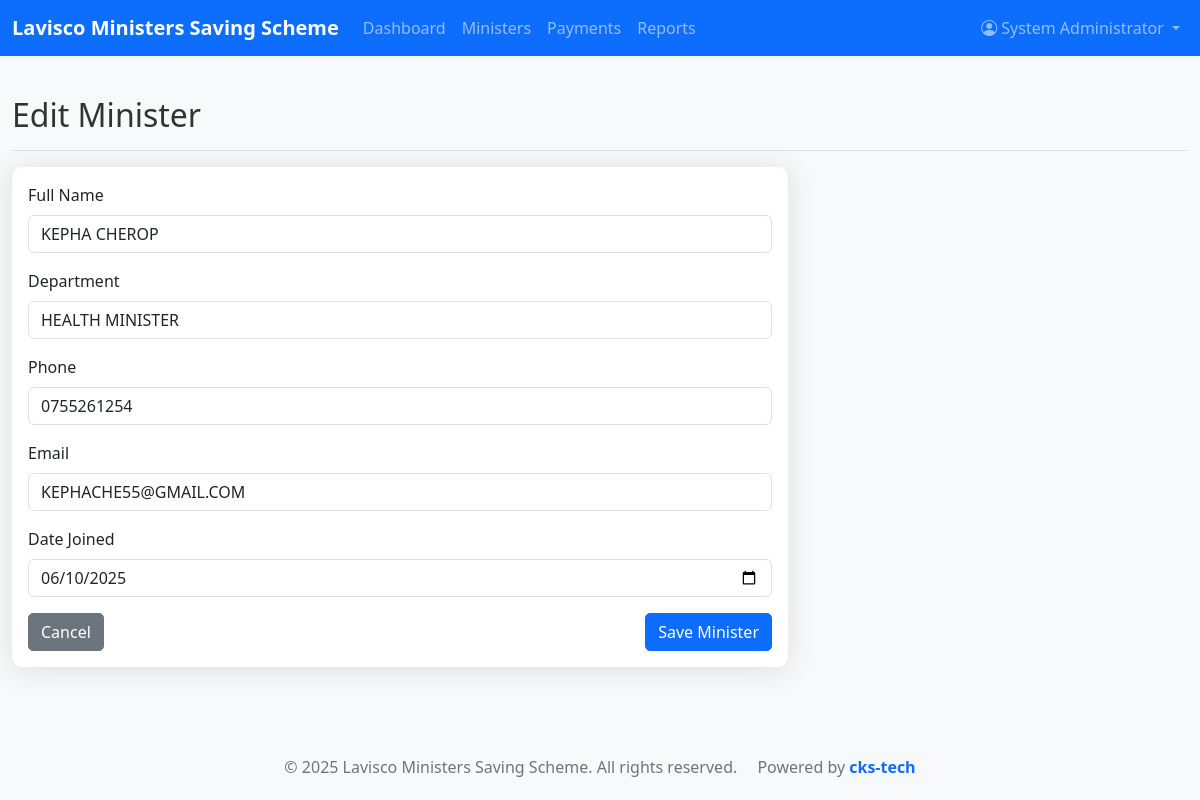
The app's page /ministers/edit/1 (signed in) with its own data.
### models.py (models this page shows, shortened)
class User(UserMixin, db.Model):
    id = db.Column(db.Integer, primary_key=True)
    username = db.Column(db.String(64), index=True, unique=True)
    email = db.Column(db.String(120), index=True, unique=True)
    password_hash = db.Column(db.String(128))
    full_name = db.Column(db.String(100))
    created_at = db.Column(db.DateTime, default=datetime.utcnow)

class Minister(db.Model):
    id = db.Column(db.Integer, primary_key=True)
    full_name = db.Column(db.String(100), nullable=False)
    department = db.Column(db.String(100))
    phone = db.Column(db.String(20))
    email = db.Column(db.String(120))
    date_joined = db.Column(db.Date, default=datetime.utcnow().date())
    total_savings = db.Column(db.Float, default=0.0)
    created_at = db.Column(db.DateTime, default=datetime.utcnow)
    updated_at = db.Column(db.DateTime, default=datetime.utcnow, onupdate=datetime.utcnow)
    payments = db.relationship('Payment', backref='minister', lazy='dynamic', cascade='all, delete-orphan')

### routes.py (the view, shortened to what this page needs)
    @app.route('/ministers/edit/<int:id>', methods=['GET', 'POST'])
    @login_required
    def edit_minister(id):
        minister = Minister.query.get_or_404(id)
        form = MinisterForm(obj=minister)
        return render_template('minister_form.html', title='Edit Minister', form=form, minister=minister)

### forms.py
class MinisterForm(FlaskForm):
    full_name = StringField('Full Name', validators=[DataRequired(), Length(min=2, max=100)])
    department = StringField('Department', validators=[Optional(), Length(max=100)])
    phone = StringField('Phone', validators=[Optional(), Length(max=20)])
    email = StringField('Email', validators=[Optional(), Email()])
    date_joined = DateField('Date Joined', validators=[DataRequired()])
    submit = SubmitField('Save Minister')

### app.py (called while the page is built)
def create_app(config_class=Config):
    app = Flask(__name__)
    app.config.from_object(config_class)
    db.init_app(app)
    migrate = Migrate(app, db)
    login_manager = LoginManager()
    login_manager.init_app(app)
    login_manager.login_view = 'login'
    login_manager.login_message = 'Please log in to access this page.'
    @login_manager.user_loader
    def load_user(id):
        return User.query.get(int(id))
    from routes import init_routes
    init_routes(app)
    with app.app_context():
        db.create_all()
        if User.query.filter_by(username='admin').first() is None:
            admin = User(
                username='admin',
                email='admin@lavisco.com',
                full_name='System Administrator'
            )
            admin.set_password('admin123')
            db.session.add(admin)
            db.session.commit()
    return app

### templates/minister_form.html (shortened to what this page needs)
{% extends "base.html" %}
{% block content %}
<div class="d-flex justify-content-between flex-wrap flex-md-nowrap align-items-center pt-3 pb-2 mb-3 border-bottom">
    <h1 class="h2">{% if minister %}Edit Minister{% else %}Add New Minister{% endif %}</h1>
</div>
<div class="row">
    <div class="col-md-8">
        <div class="card">
            <div class="card-body">
                <form method="POST">
                    <div class="mb-3">
                        {{ form.full_name.label(class="form-label") }}
                        {{ form.full_name(class="form-control") }}
                    </div>
                    <div class="mb-3">
                        {{ form.department.label(class="form-label") }}
                        {{ form.department(class="form-control") }}
                    </div>
                    <div class="mb-3">
                        {{ form.phone.label(class="form-label") }}
                        {{ form.phone(class="form-control") }}
                    </div>
                    <div class="mb-3">
                        {{ form.email.label(class="form-label") }}
                        {{ form.email(class="form-control") }}
                    </div>
                    <div class="mb-3">
                        {{ form.date_joined.label(class="form-label") }}
                        {{ form.date_joined(class="form-control") }}
                    </div>
                    <div class="d-flex justify-content-between">
                        <a href="{{ url_for('ministers') }}" class="btn btn-secondary">Cancel</a>
                        {{ form.submit(class="btn btn-primary") }}
                    </div>
                </form>
            </div>
        </div>
    </div>
</div>
{% endblock %}

### templates/base.html (shortened to what this page needs)
<!DOCTYPE html>
<html lang="en">
<head>
    <link href="https://cdn.jsdelivr.net/npm/bootstrap@5.3.0/dist/css/bootstrap.min.css" rel="stylesheet">
    <link rel="stylesheet" href="https://cdn.jsdelivr.net/npm/bootstrap-icons@1.10.0/font/bootstrap-icons.css">
    <link rel="stylesheet" href="{{ url_for('static', filename='css/style.css') }}">
</head>
<body>
    <div id="content-wrapper" class="content-wrapper">
        <nav class="navbar navbar-expand-lg navbar-dark bg-primary">
            <div class="container-fluid">
                <a class="navbar-brand" href="{{ url_for('dashboard') }}">Lavisco Ministers Saving Scheme</a>
                <div class="collapse navbar-collapse" id="navbarNav">
                    <ul class="navbar-nav me-auto">
                        {% if current_user.is_authenticated %}
                        <li class="nav-item"><a class="nav-link" href="{{ url_for('dashboard') }}">Dashboard</a></li>
                        <li class="nav-item"><a class="nav-link" href="{{ url_for('ministers') }}">Ministers</a></li>
                        <li class="nav-item"><a class="nav-link" href="{{ url_for('payments') }}">Payments</a></li>
                        <li class="nav-item"><a class="nav-link" href="{{ url_for('reports') }}">Reports</a></li>
                        {% endif %}
                    </ul>
                    <ul class="navbar-nav">
                        {% if current_user.is_authenticated %}
                        <li class="nav-item dropdown">
                            <a class="nav-link dropdown-toggle" href="#" id="navbarDropdown" role="button" data-bs-toggle="dropdown">
                                <i class="bi bi-person-circle"></i> {{ current_user.full_name }}
                            </a>
                        </li>
                        {% endif %}
                    </ul>
                </div>
            </div>
        </nav>
        <main class="container-fluid py-4">
            {% block content %}{% endblock %}
        </main>
        <footer class="bg-light text-center py-3 mt-5">
            <div class="container">
                <span>&copy; 2025 Lavisco Ministers Saving Scheme. All rights reserved.</span>
                <span class="ms-3">Powered by <span style="color: #0d6efd; font-weight: bold;">cks-tech</span></span>
            </div>
        </footer>
    </div>
</body>
</html>

### static/css/style.css (style rules this page uses)
:root { --primary-color: #0d6efd; --secondary-color: #6c757d; --success-color: #198754; --info-color: #0dcaf0; --warning-color: #ffc107; --danger-color: #dc3545; --light-color: #f8f9fa; --dark-color: #212529; }
body { font-family: 'Segoe UI', Tahoma, Geneva, Verdana, sans-serif; background-color: #f8f9fa; color: #333; }
.navbar-brand { font-weight: 700; }
.card { border: none; border-radius: 10px; box-shadow: 0 0.15rem 1.75rem 0 rgba(58, 59, 69, 0.15); transition: all 0.3s; }
.btn { border-radius: 5px; font-weight: 500; }
footer { margin-top: auto; background-color: #f8f9fa; color: #6c757d; }

### templates/base.html (style rules this page uses)
.content-wrapper { opacity: 0; transition: opacity 0.5s ease-in; }
.content-loaded { opacity: 1; }

### records on screen
User: full_name "System Administrator"
Minister: full_name "KEPHA CHEROP", department "HEALTH MINISTER", phone "0755261254", email "KEPHACHE55@GMAIL.COM", date_joined "06/10/2025"
